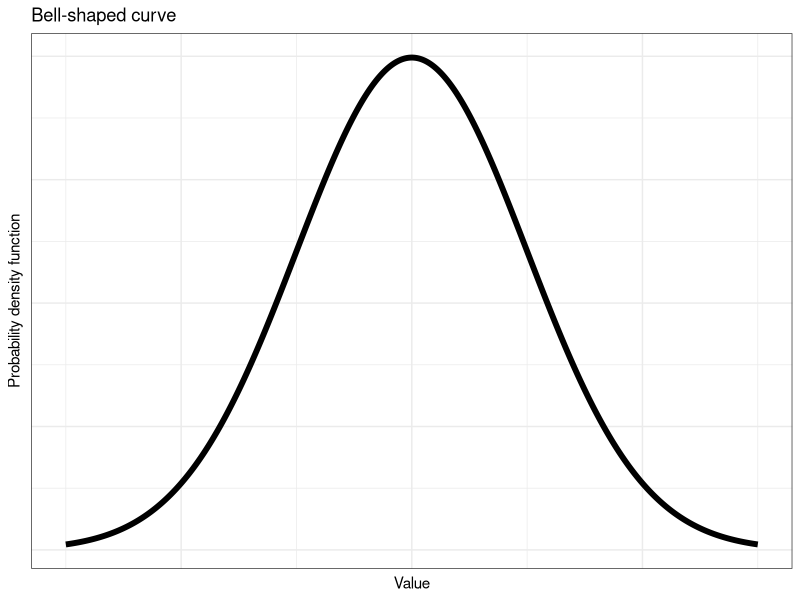
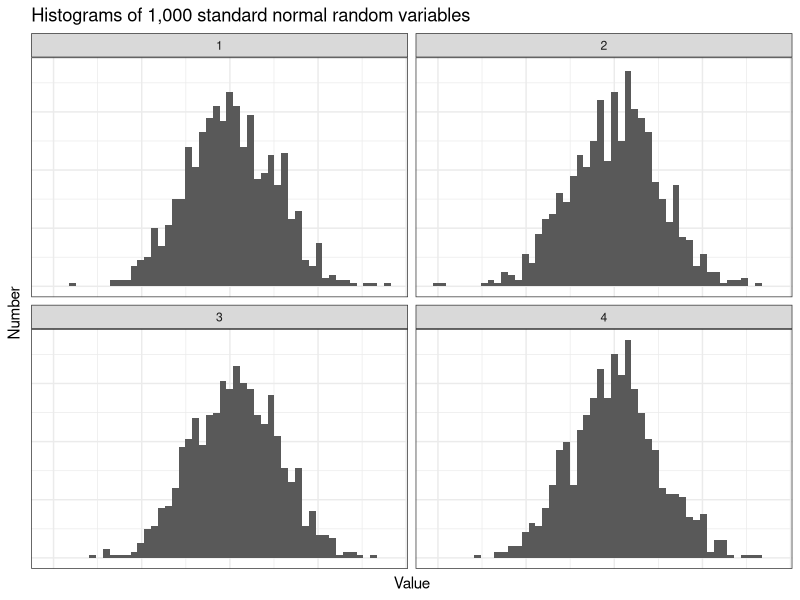
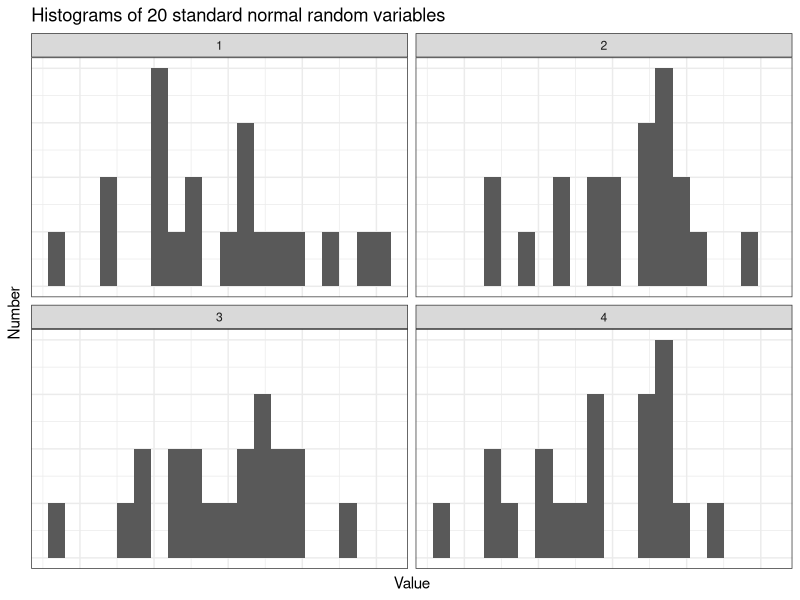
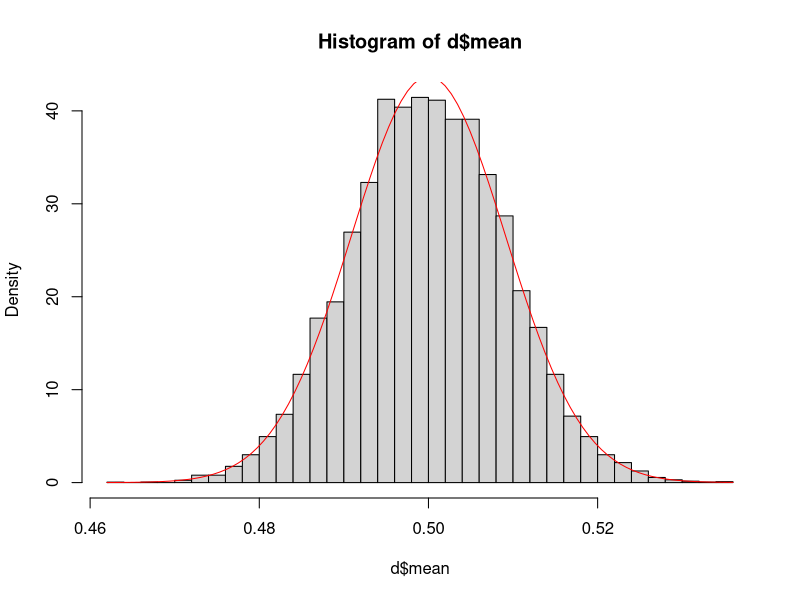
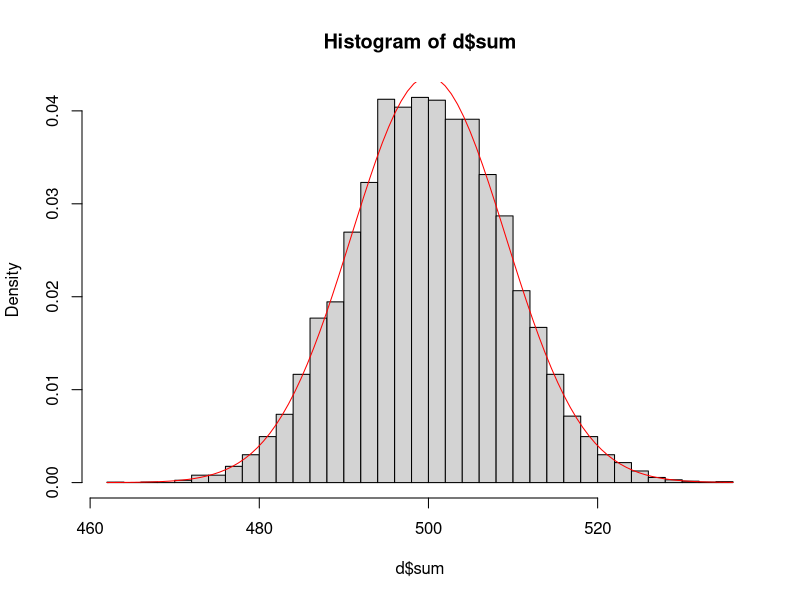

Recreate these plots in R, in order.
## ----libraries, message=FALSE, warning=FALSE, cache=FALSE-------------------------------------------------------------
library("tidyverse")


## ----set_seed---------------------------------------------------------------------------------------------------------
set.seed(2)


## ----out.width = "\\textwidth"----------------------------------------------------------------------------------------
d <- data.frame(x = seq(-3, 3, by = 0.01)) %>% 
  dplyr::mutate(pdf = dnorm(x))

ggplot(d, aes(x = x, y = pdf)) + 
  geom_line(size = 2) + 
  theme_bw() + 
  theme(
    axis.text.x = element_blank(),
    axis.text.y = element_blank(),
    axis.ticks = element_blank()) +
  labs(title = "Bell-shaped curve", x = "Value", 
       y = "Probability density function")


## ---------------------------------------------------------------------------------------------------------------------
d <- data.frame(rep = 1:4, samples = rnorm(4*1e3))

ggplot(d, aes(x = samples)) + 
  geom_histogram(bins = 50) +
  facet_wrap(~rep) + 
  theme_bw() +
  theme(
    axis.text.x = element_blank(),
    axis.text.y = element_blank(),
    axis.ticks = element_blank()) +
  labs(title = "Histograms of 1,000 standard normal random variables", 
       x = "Value", y = "Number")
  


## ---------------------------------------------------------------------------------------------------------------------
d <- data.frame(rep = 1:4, samples = rnorm(4*20))

ggplot(d, aes(x = samples)) + 
  geom_histogram(bins = 20) +
  facet_wrap(~rep) + 
  theme_bw() +
  theme(
    axis.text.x = element_blank(),
    axis.text.y = element_blank(),
    axis.ticks = element_blank()) +
  labs(title = "Histograms of 20 standard normal random variables", 
       x = "Value", y = "Number")
  


## ----averages_of_uniforms, echo = FALSE, eval = FALSE, fig.height=4, out.width="\\textwidth"--------------------------
## n_sims <- 10000; n_obs  <- 1000
## d <- data.frame(rep = rep(1:n_sims, each = n_obs),
##                 x   = runif(n_sims * n_obs)) %>%
##   group_by(rep) %>%
##   summarize(mean = mean(x),
##             sum  = sum(x))
## 
## hist(d$mean, 50, probability = TRUE)
## curve(dnorm(x, mean = 1/2, sqrt(1/12/n_obs)), add = TRUE, col = "red")


## ---------------------------------------------------------------------------------------------------------------------
n_sims <- 10000; n_obs  <- 1000
d <- data.frame(rep = rep(1:n_sims, each = n_obs),
                x   = runif(n_sims * n_obs)) %>%
  group_by(rep) %>%
  summarize(mean = mean(x),
            sum  = sum(x))

hist(d$mean, 50, probability = TRUE)
curve(dnorm(x, mean = 1/2, sqrt(1/12/n_obs)), add = TRUE, col = "red")


## ----echo = FALSE, fig.height=4---------------------------------------------------------------------------------------
hist(d$sum,  50, probability = TRUE)
curve(dnorm(x, mean = n_obs/2, sqrt(n_obs/12)), add = TRUE, col = "red")


## ----echo=TRUE--------------------------------------------------------------------------------------------------------
n = 99
p = 19/39
1-pbinom(49, n, p)


## ----echo=TRUE--------------------------------------------------------------------------------------------------------
1-pnorm(50, n*p, sqrt(n*p*(1-p)))


## ----echo = TRUE------------------------------------------------------------------------------------------------------
diff(pnorm(c(-1.37,1.37))) 


## ----echo = TRUE------------------------------------------------------------------------------------------------------
1-2*pnorm(-1.96)
